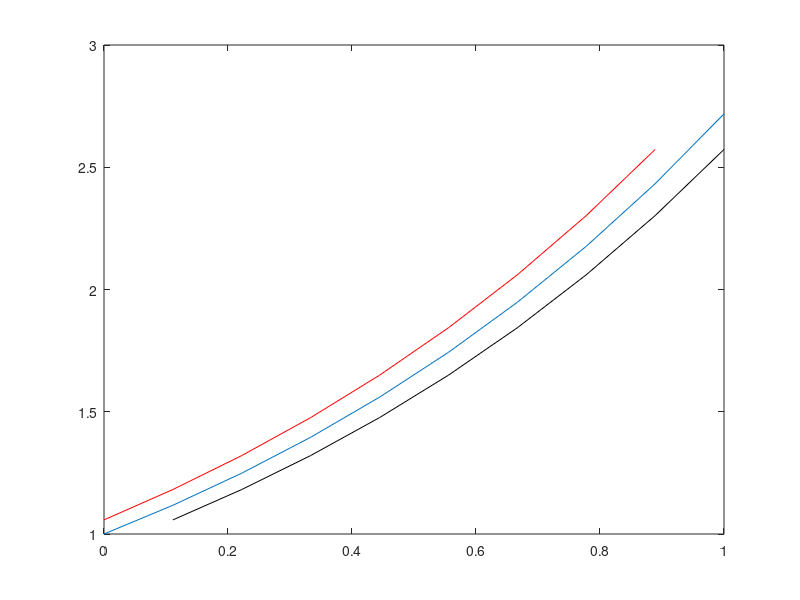

This chart was generated by the following MATLAB code: (Note: this script raises an error after producing the figure.)
f = @(x) exp(x);
x = linspace(0,1,10);
y = f(x);
h = x(2) - x(1);
dy_dx_f = (y(2:end) - y(1:end-1) )/ h;

% exact answer
y(1:end-1);

% real plot.
plot(x,y)
hold on;
% approximation
plot(x(1:end-1),dy_dx_f,'r')

dy_dx_b = dy_dx_f;
y(2:end); % y(2:end) should be approximate to dy_dx_b.
plot(x(2:end),dy_dx_b,'k')

% getting the error of forward differentiation.
N = [10,100,1000,10000,100000];
err_f = zeros(length(N),1);
for i = 1:length(N)
    [dy_dx,x_f] = forward_diff(f,0,1,N(i));
    exact = f(x_f);
    err_f(i) = norm(exact - dy_dx,2);
end

% Getting the error of backwards differentiation.
err_b = zeros(length(N),1);
for i = 1:length(N)
    [dy_dx,x_b] = backward_diff(f,0,1,N(i));
    exact = f(x_b);
    err_b(i) = norm(exact - dy_dx,2);
end

% Getting the error using central difference.
err_c = zeros(length(N),1);
for i = 1:length(N)
    [dy_dx,x_c] = central_diff(f,0,1,N(i));
    exact = f(x_c);
    err_c(i) = norm(exact - dy_dx,2);
end

% Error(C) > Error(F) = Error(B) 
% O(h^2)   > O(h)     = O(h)

err_f
err_b
err_c

close
plot(x,y)
hold on
[forward_deriv,x_f] = forward_diff(f,0,1,1000);
[backward_deriv,x_b] = backward_diff(f,0,1,1000);
[central_deriv,x_c] = central_diff(f,0,1,1000);
plot(x_f,forward_deriv,'r');
plot(x_b,backward_deriv,'k');
plot(x_c,central_deriv,'g');

% Wed. lecture 16 = numerical differentiation, solve for f''(x) to
% approximate 2nd derivative.
% - combine differentiations to make better approximations.
